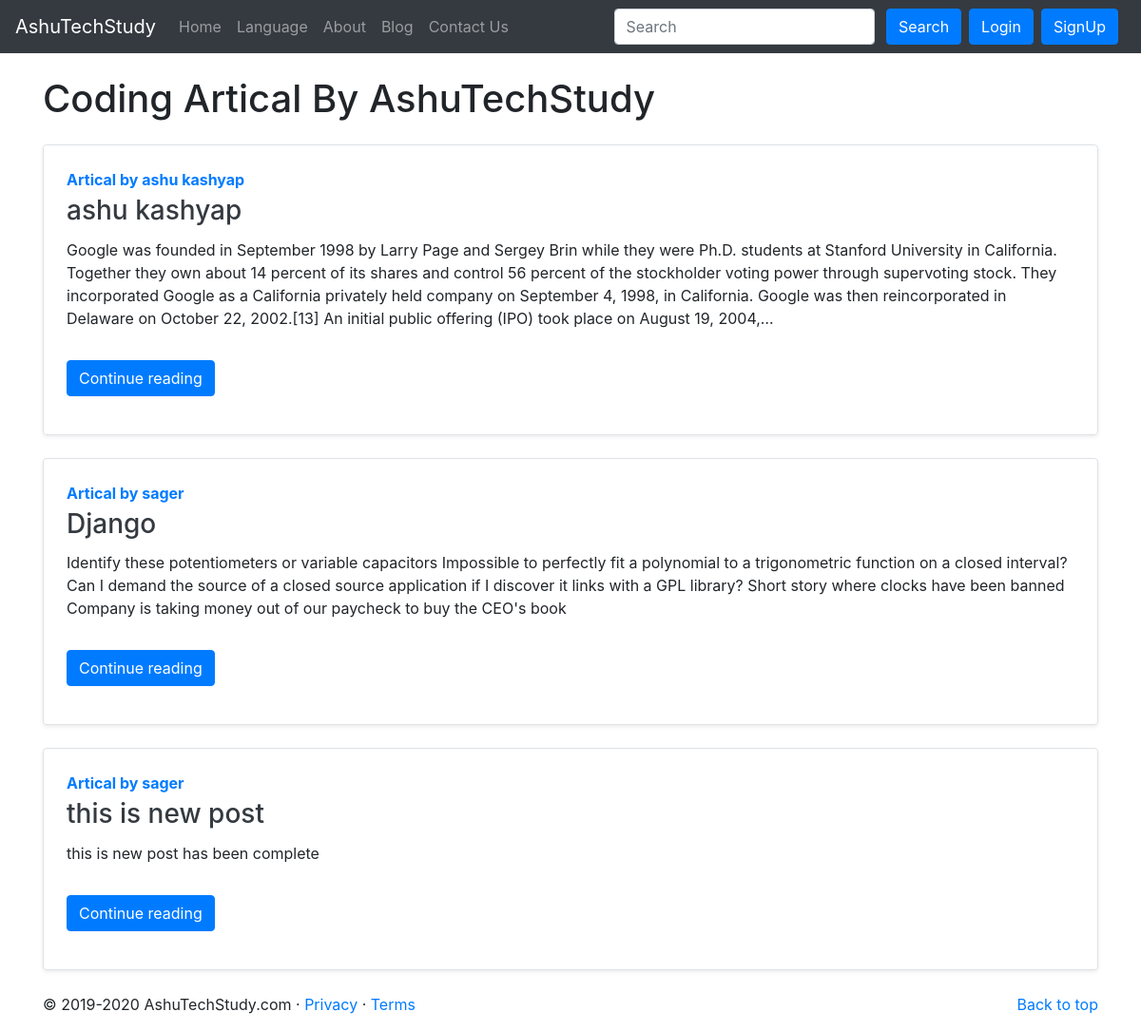
/blog/, run on an earlier commit of the app's database.
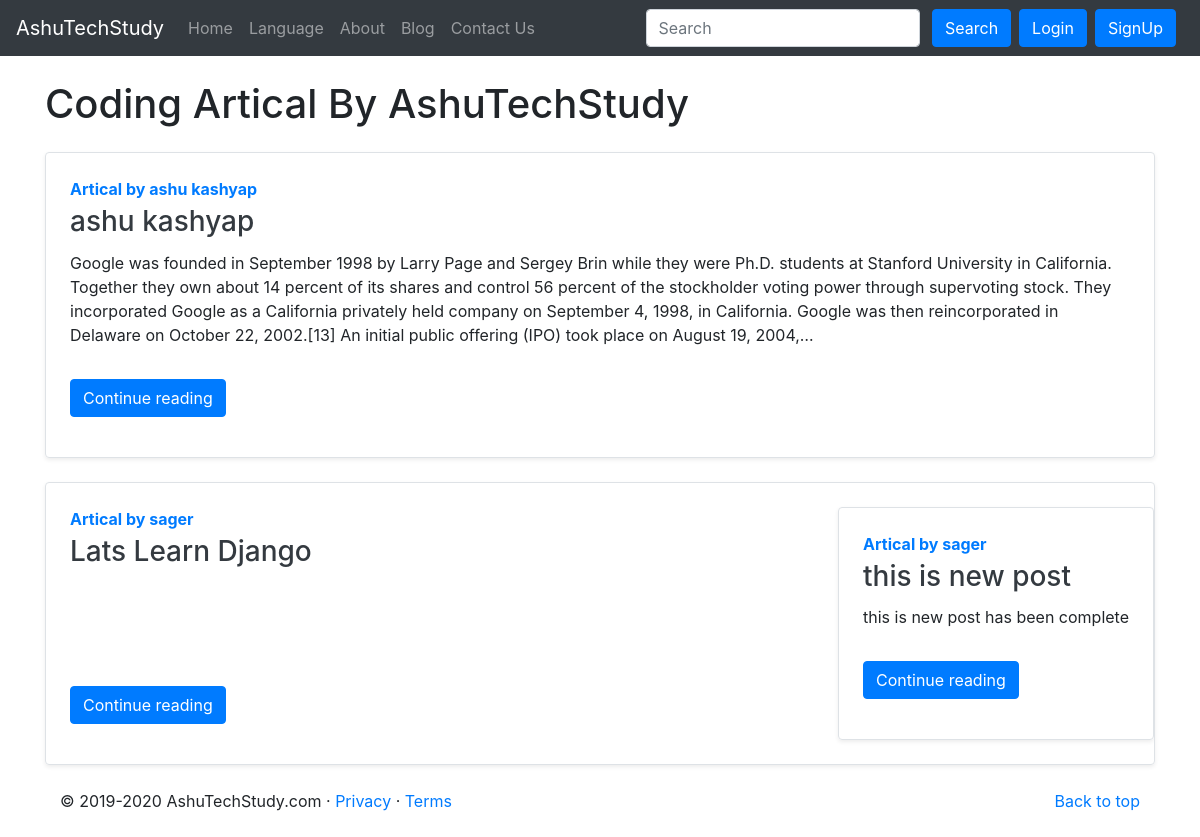
And on a later commit of the database.
### blog/models.py (models this page shows, shortened)
class Post(models.Model):
    sno =models.AutoField(primary_key=True)
    title = models.CharField(max_length=250)
    content = models.TextField()
    author = models.CharField(max_length=13)
    slug = models.CharField(max_length=150)
    timestamp = models.DateField(blank=True)

### blog/views.py (the view)
# urls.py: path('', views.blogHome, name='blogHome'),
def blogHome(request):
    allPosts = Post.objects.all()
    context = {'allPosts':allPosts}
    return render(request,'blog/blogHome.html',context)

### Templates/blog/blogHome.html (shortened to what this page needs)
{% extends 'base.html' %}
{% block body %}
<div class="container my-4">
    <h1>Coding Artical By AshuTechStudy</h1>
    {% for post in allPosts %}
       <div class="row no-gutters border rounded overflow-hidden flex-md-row my-4 shadow-sm h-md-250 position-relative">
          <div class="col p-4 d-flex flex-column position-static">
              <strong class="d-inline-block mb-1 text-primary">Artical by {{post.author}}</strong>
              <h3 class="mb-0 "><a class="text-dark" href="/blog/{{post.slug}}">{{post.title}}</a></h3>
              <p class="card-text mb-auto my-2"> <div class="preview">{{post.content|safe|truncatechars:500}} </div></p>
             <div>
               <a href="/blog/{{post.slug}}" role="button" class="btn btn-primary my-3">Continue reading</a>
             </div>
            </div>
         </div>
    {% endfor %}
</div>
{% endblock body %}

What changed in the data, as far as the page shows it:
changed Post: title "Django" → "Lats Learn Django"; content "Identify these potentiometers or variable capacitors Impossible to perfectly fit a polynomial to a trigonometric function on a closed interval? Can I demand the source of a closed source application if I discover it links with a GPL library? Short story where clocks have been banned Company is taking money out of our paycheck to buy the CEO's book" → (not shown)
